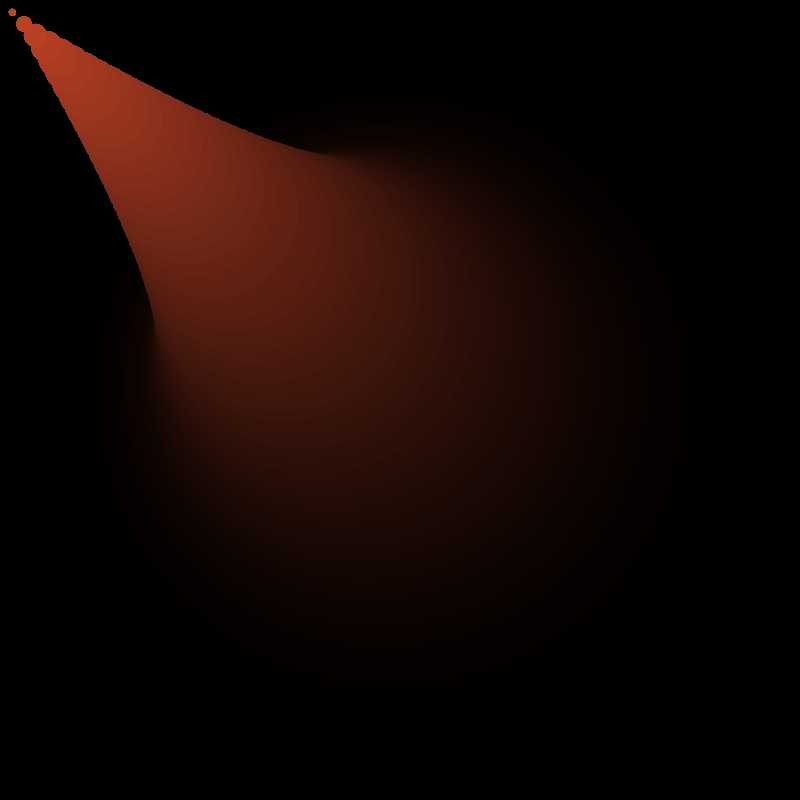
Frame 1 (no input)
Frame 60 (the mouse pressed at the canvas centre just before this capture): identical to frame 1, image omitted
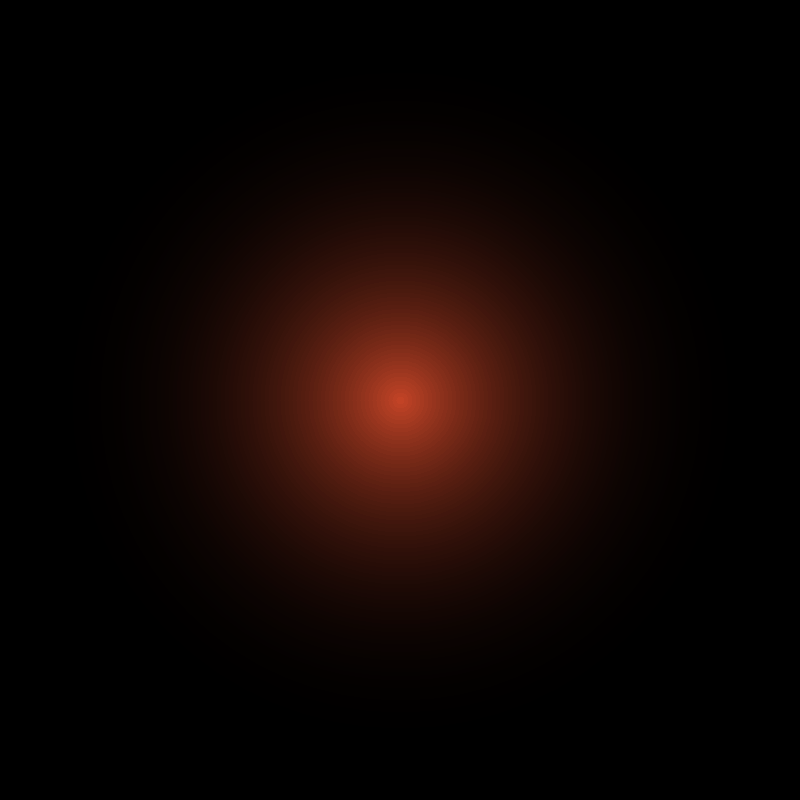
Frame 120 (the mouse held since frame 60 and released just before this capture)

The Processing sketch that drew these frames (run headless with seeded random() and noise(); from frame 60 on, the mouse is pressed at the canvas centre):

// Processing sketch: interpolacion
// ── interpolacion.pde


void setup() {
  size(800, 800);
  noSmooth();
  noStroke();
  
}

void draw() {
 background(0);
  float circulos =100;
  float separacion=width/circulos;

  for (int i =0; i <circulos; i++) {
     
    float radio= width;
    radio=radio-i*separacion;
    float inter =i/ circulos ;
    inter= inter *inter*inter;
     float x= lerp(width/2 ,mouseX,inter);
    float y= lerp(height/2 ,mouseY,inter);
   fill(200*inter,70*inter,40*inter);
    ellipse(x, y, radio, radio);
  }
// noLoop();//frena el loop
}
